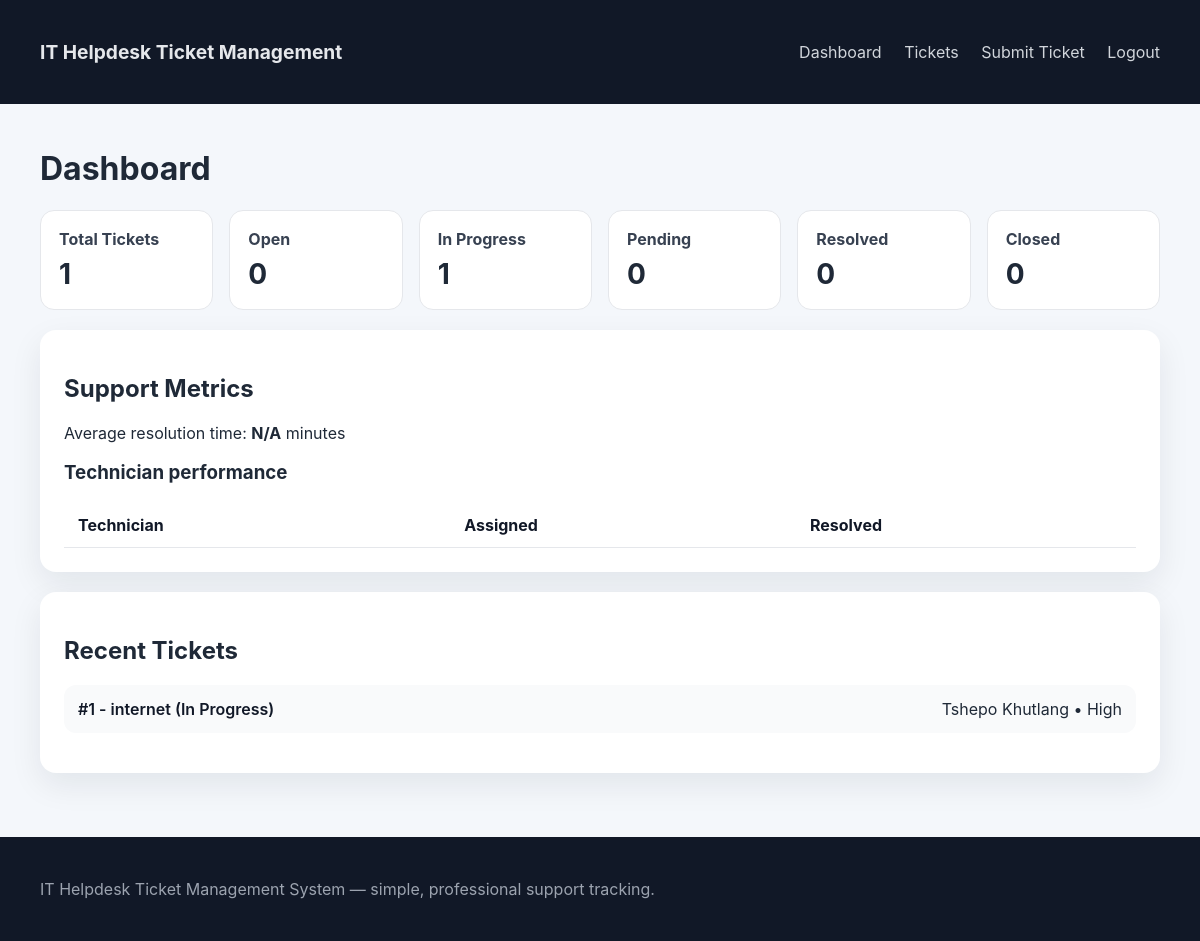
Screenshot of / (signed in) with the database file from the repository.
### tickets/models.py (models this page shows, shortened)
class Ticket(models.Model):
    STATUS_OPEN = 'open'
    STATUS_IN_PROGRESS = 'in_progress'
    STATUS_PENDING = 'pending'
    STATUS_RESOLVED = 'resolved'
    STATUS_CLOSED = 'closed'
    STATUS_CHOICES = [
        (STATUS_OPEN, 'Open'),
        (STATUS_IN_PROGRESS, 'In Progress'),
        (STATUS_PENDING, 'Pending'),
        (STATUS_RESOLVED, 'Resolved'),
        (STATUS_CLOSED, 'Closed'),
    ]
    CATEGORY_NETWORK = 'network'
    CATEGORY_POWER = 'power'
    CATEGORY_PRINTER = 'printer'
    CATEGORY_SOFTWARE = 'software'
    CATEGORY_EMAIL = 'email'
    CATEGORY_SLOW = 'slow'
    CATEGORY_PASSWORD = 'password'
    CATEGORY_HARDWARE = 'hardware'
    CATEGORY_INTERNET = 'internet'
    CATEGORY_SECURITY = 'security'
    CATEGORY_CHOICES = [
        (CATEGORY_NETWORK, 'Network / Wi-Fi Problem'),
        (CATEGORY_POWER, 'Computer Not Turning On'),
        (CATEGORY_PRINTER, 'Printer Issue'),
        (CATEGORY_SOFTWARE, 'Software Installation'),
        (CATEGORY_EMAIL, 'Email Problem'),
        (CATEGORY_SLOW, 'Slow Computer'),
        (CATEGORY_PASSWORD, 'Password Reset'),
        (CATEGORY_HARDWARE, 'Hardware Failure'),
        (CATEGORY_INTERNET, 'Internet Connectivity'),
        (CATEGORY_SECURITY, 'Security / Virus Issue'),
    ]
    PRIORITY_LOW = 'low'
    PRIORITY_MEDIUM = 'medium'
    PRIORITY_HIGH = 'high'
    PRIORITY_URGENT = 'urgent'
    PRIORITY_CHOICES = [
        (PRIORITY_LOW, 'Low'),
        (PRIORITY_MEDIUM, 'Medium'),
        (PRIORITY_HIGH, 'High'),
        (PRIORITY_URGENT, 'Urgent'),
    ]
    ticket_id = models.AutoField(primary_key=True)
    user = models.ForeignKey(HelpdeskUser, on_delete=models.CASCADE, related_name='tickets')
    user_name = models.CharField(max_length=150)
    department = models.CharField(max_length=100)
    category = models.CharField(max_length=40, choices=CATEGORY_CHOICES)
    priority = models.CharField(max_length=10, choices=PRIORITY_CHOICES, default=PRIORITY_MEDIUM)
    description = models.TextField()
    status = models.CharField(max_length=20, choices=STATUS_CHOICES, default=STATUS_OPEN)
    assigned_to = models.ForeignKey(
        HelpdeskUser,
        on_delete=models.SET_NULL,
        null=True,
        blank=True,
        related_name='assigned_tickets',
        limit_choices_to={'role': HelpdeskUser.ROLE_TECHNICIAN},
    )
    created_date = models.DateTimeField(default=timezone.now)
    resolved_date = models.DateTimeField(null=True, blank=True)
    screenshot = models.FileField(upload_to='screenshots/', null=True, blank=True)
    notes = models.TextField(blank=True)
    class Meta:
        ordering = ['-created_date']

### tickets/views.py (the view)
# urls.py: path('', views.dashboard, name='dashboard'),
@login_required
def dashboard(request):
    totals = {
        'total': Ticket.objects.count(),
        'open': Ticket.objects.filter(status=Ticket.STATUS_OPEN).count(),
        'in_progress': Ticket.objects.filter(status=Ticket.STATUS_IN_PROGRESS).count(),
        'pending': Ticket.objects.filter(status=Ticket.STATUS_PENDING).count(),
        'resolved': Ticket.objects.filter(status=Ticket.STATUS_RESOLVED).count(),
        'closed': Ticket.objects.filter(status=Ticket.STATUS_CLOSED).count(),
    }
    resolved_tickets = Ticket.objects.filter(resolved_date__isnull=False)
    average_resolution = None
    if resolved_tickets.exists():
        resolved_avg = resolved_tickets.aggregate(
            avg=Avg(ExpressionWrapper(F('resolved_date') - F('created_date'), output_field=DurationField()))
        )['avg']
        average_resolution = int(resolved_avg.total_seconds() / 60) if resolved_avg else None
    technicians = User.objects.filter(role=User.ROLE_TECHNICIAN)
    performance = []
    for tech in technicians:
        performance.append({
            'name': tech.get_full_name() or tech.username,
            'assigned': Ticket.objects.filter(assigned_to=tech).count(),
            'resolved': Ticket.objects.filter(assigned_to=tech, status=Ticket.STATUS_RESOLVED).count(),
        })
    if request.user.is_administrator():
        recent_tickets = Ticket.objects.all()[:8]
    elif request.user.is_technician():
        recent_tickets = Ticket.objects.filter(assigned_to=request.user)[:8]
    else:
        recent_tickets = Ticket.objects.filter(user=request.user)[:8]
    return render(request, 'tickets/dashboard.html', {
        'totals': totals,
        'average_resolution': average_resolution,
        'performance': performance,
        'recent_tickets': recent_tickets,
    })

### tickets/models.py (called while the page is built)
    def is_technician(self):
        return self.role == self.ROLE_TECHNICIAN

    def is_administrator(self):
        return self.role == self.ROLE_ADMIN

### tickets/templates/tickets/dashboard.html (shortened to what this page needs)
{% extends 'tickets/base.html' %}
{% block content %}
<h1>Dashboard</h1>
<div class="dashboard-cards">
    <div class="card"><strong>Total Tickets</strong><span>{{ totals.total }}</span></div>
    <div class="card"><strong>Open</strong><span>{{ totals.open }}</span></div>
    <div class="card"><strong>In Progress</strong><span>{{ totals.in_progress }}</span></div>
    <div class="card"><strong>Pending</strong><span>{{ totals.pending }}</span></div>
    <div class="card"><strong>Resolved</strong><span>{{ totals.resolved }}</span></div>
    <div class="card"><strong>Closed</strong><span>{{ totals.closed }}</span></div>
</div>
<section class="panel">
    <h2>Support Metrics</h2>
    <p>Average resolution time: <strong>{{ average_resolution|default:'N/A' }}</strong> minutes</p>
    <h3>Technician performance</h3>
    <table>
        <thead>
            <tr><th>Technician</th><th>Assigned</th><th>Resolved</th></tr>
        </thead>
    </table>
</section>
<section class="panel">
    <h2>Recent Tickets</h2>
    <ul class="ticket-summary-list">
        {% for ticket in recent_tickets %}
        <li>
            <a href="{% url 'ticket_detail' ticket.ticket_id %}">#{{ ticket.ticket_id }} - {{ ticket.category }} ({{ ticket.get_status_display }})</a>
            <span>{{ ticket.user_name }} • {{ ticket.priority|title }}</span>
        </li>
        {% empty %}
        <li>No tickets found.</li>
        {% endfor %}
    </ul>
</section>
{% endblock %}

### tickets/static/tickets/styles.css (style rules this page uses)
body { margin: 0; font-family: Inter, system-ui, -apple-system, BlinkMacSystemFont, 'Segoe UI', sans-serif; background: #f4f7fb; color: #1f2937; }
.panel { background: white; border-radius: 16px; box-shadow: 0 12px 32px rgba(15, 23, 42, 0.08); padding: 24px; margin-top: 20px; }
.dashboard-cards { display: grid; grid-template-columns: repeat(auto-fit, minmax(140px, 1fr)); gap: 16px; margin-top: 20px; }
.card { background: white; border: 1px solid #e5e7eb; border-radius: 14px; padding: 18px; }
.card strong { display: block; color: #374151; margin-bottom: 8px; }
.card span { font-size: 1.75rem; font-weight: 700; }
table { width: 100%; border-collapse: collapse; margin-top: 16px; }
table th, table td { text-align: left; padding: 12px 14px; border-bottom: 1px solid #e5e7eb; }
table th { color: #111827; font-weight: 700; }
.ticket-summary-list { display: grid; gap: 12px; list-style: none; padding: 0; }
.ticket-summary-list li { background: #f9fafb; border-radius: 12px; padding: 14px; display: flex; justify-content: space-between; gap: 12px; }
.ticket-summary-list a { font-weight: 600; color: #111827; text-decoration: none; }

### rows the page displays
Ticket: ticket_id "1", category "internet", status "In Progress", user_name "Tshepo Khutlang", priority "High"

### other values shown
{{ totals.total }} "1"
{{ totals.open }} "0"
{{ totals.in_progress }} "1"
{{ totals.pending }} "0"
{{ totals.resolved }} "0"
{{ totals.closed }} "0"
{{ average_resolution|default:'N/A' }} "N/A"
